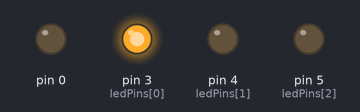
The sketch below on a simulated Arduino Uno, built with avr-gcc and run on an emulated ATmega328P. Parts: output pins drawn as LEDs (lit = HIGH). Random numbers use the default seed unless the sketch sets one.

Above: at 0.05 s.
At 0.45 s:
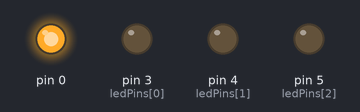
At 0.95 s:
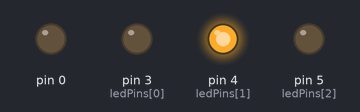
At 1.55 s:
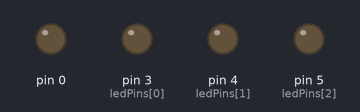
At 2.65 s:
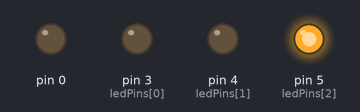
Timing chart, 0 to 3.0 s (numbered marks = the images above):
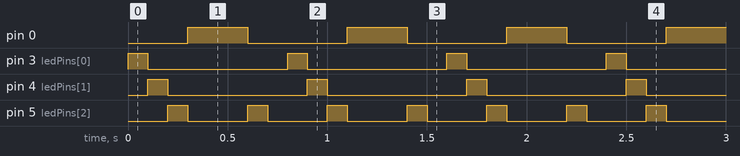

The sketch:

Circuit_04.ino
```cpp
/*
SparkFun Inventor's Kit
Example sketch 04

MULTIPLE LEDs

  Make eight LEDs dance. Dance LEDs, dance!

Hardware connections:

  You'll need eight LEDs, and eight 330 Ohm resistors
  (orange-orange-brown).

    For each LED, connect the negative side (shorter leg)
    to a 330 Ohm resistor.

    Connect the other side of the resistors to GND.

    Connect the positive side (longer leg) of the LEDs
    to Arduino digital pins 2 through 9.

This sketch was written by SparkFun Electronics,
with lots of help from the Arduino community.
This code is completely free for any use.
Visit http://learn.sparkfun.com/products/2 for SIK information.
Visit http://www.arduino.cc to learn about the Arduino.

Version 2.0 6/2012 MDG
*/


// To keep track of all the LED pins, we'll use an "array".
// An array lets you store a group of variables, and refer to them
// by their position, or "index". Here we're creating an array of
// eight integers, and initializing them to a set of values:

int ledPins[] = {3,4,5};

// The first element of an array is index 0.
// We've put the value "2" in index 0, "3" in index 1, etc.
// The final index in the above array is 7, which contains
// the value "9".

// We're using the values in this array to specify the pin numbers
// that the eight LEDs are connected to. LED 0 is connected to
// pin 2, LED 1 is connected to pin 3, etc.


void setup()
{
  int index;

  // In this sketch, we'll use "for() loops" to step variables from
  // one value to another, and perform a set of instructions for
  // each step. For() loops are a very handy way to get numbers to
  // count up or down.

  // Every for() loop has three statements separated by
  // semicolons (;):

  //   1. Something to do before starting
  //   2. A test to perform; as long as it's true, keep looping
  //   3. Something to do after each loop (increase a variable)

  // For the for() loop below, these are the three statements:

  //   1. index = 0;    Before starting, make index = 0.
  //   2. index <= 7;   If index is less or equal to 7,
  //                    run the following code.
  //			(When index = 8, continue with the sketch.)
  //   3. index++	Putting "++" after a variable means
  //                    "add one to it".
  //			(You can also use "index = index + 1".)

  // Every time you go through the loop, the statements following
  // the for() (within the brackets) will run.

  // When the test in statement 2 is finally false, the sketch
  // will continue.


  // Here we'll use a for() loop to initialize all the LED pins
  // to outputs. This is much easier than writing eight separate
  // statements to do the same thing.

  // This for() loop will make index = 0, then run the pinMode()
  // statement within the brackets. It will then do the same thing
  // for index = 2, index = 3, etc. all the way to index = 7.

  for(index = 0; index <= 7; index++)
  {
    pinMode(ledPins[index],OUTPUT);
    // ledPins[index] is replaced by the value in the array.
    // For example, ledPins[0] is 2
  }
}


void loop()
{
  // This loop() calls functions that we've written further below.
  // We've disabled some of these by commenting them out (putting
  // "//" in front of them). To try different LED displays, remove
  // the "//" in front of the ones you'd like to run, and add "//"
  // in front of those you don't to comment out (and disable) those
  // lines.

//  oneAfterAnotherNoLoop();  // Light up all the LEDs in turn

  //oneAfterAnotherLoop();  // Same as oneAfterAnotherNoLoop,
                            // but with much less typing

  oneOnAtATime();         // Turn on one LED at a time,
                            // scrolling down the line

  //pingPong();             // Light the LEDs middle to the edges

  //marquee();              // Chase lights like you see on signs

//  randomLED();            // Blink LEDs randomly
}


/*
oneAfterAnotherNoLoop()

This function will light one LED, delay for delayTime, then light
the next LED, and repeat until all the LEDs are on. It will then
turn them off in the reverse order.

This function does NOT use a for() loop. We've done it the hard way
to show you how much easier life can be when you use for() loops.
Take a look at oneAfterAnotherLoop() further down, which does
exactly the same thing with much less typing.
*/

void oneAfterAnotherNoLoop()
{
  int delayTime = 100; // time (milliseconds) to pause between LEDs
                       // make this smaller for faster switching

  // turn all the LEDs on:

  digitalWrite(ledPins[0], HIGH);  //Turns on LED #0 (pin 2)
  delay(delayTime);                //wait delayTime milliseconds
  digitalWrite(ledPins[1], HIGH);  //Turns on LED #1 (pin 3)
  delay(delayTime);                //wait delayTime milliseconds
  digitalWrite(ledPins[2], HIGH);  //Turns on LED #2 (pin 4)
  delay(delayTime);                //wait delayTime milliseconds
//  digitalWrite(ledPins[3], HIGH);  //Turns on LED #3 (pin 5)
//  delay(delayTime);                //wait delayTime milliseconds
//  digitalWrite(ledPins[4], HIGH);  //Turns on LED #4 (pin 6)
//  delay(delayTime);                //wait delayTime milliseconds
//  digitalWrite(ledPins[5], HIGH);  //Turns on LED #5 (pin 7)
//  delay(delayTime);                //wait delayTime milliseconds
//  digitalWrite(ledPins[6], HIGH);  //Turns on LED #6 (pin 8)
//  delay(delayTime);                //wait delayTime milliseconds
//  digitalWrite(ledPins[7], HIGH);  //Turns on LED #7 (pin 9)
//  delay(delayTime);                //wait delayTime milliseconds

  // turn all the LEDs off:

//  digitalWrite(ledPins[7], LOW);   //Turn off LED #7 (pin 9)
//  delay(delayTime);                //wait delayTime milliseconds
//  digitalWrite(ledPins[6], LOW);   //Turn off LED #6 (pin 8)
//  delay(delayTime);                //wait delayTime milliseconds
//  digitalWrite(ledPins[5], LOW);   //Turn off LED #5 (pin 7)
//  delay(delayTime);                //wait delayTime milliseconds
//  digitalWrite(ledPins[4], LOW);   //Turn off LED #4 (pin 6)
//  delay(delayTime);                //wait delayTime milliseconds
//  digitalWrite(ledPins[3], LOW);   //Turn off LED #3 (pin 5)
//  delay(delayTime);                //wait delayTime milliseconds
  digitalWrite(ledPins[2], LOW);   //Turn off LED #2 (pin 4)
  delay(delayTime);                //wait delayTime milliseconds
  digitalWrite(ledPins[1], LOW);   //Turn off LED #1 (pin 3)
  delay(delayTime);                //wait delayTime milliseconds
  digitalWrite(ledPins[0], LOW);   //Turn off LED #0 (pin 2)
  delay(delayTime);                //wait delayTime milliseconds
}


/*
oneAfterAnotherLoop()

This function does exactly the same thing as oneAfterAnotherNoLoop(),
but it takes advantage of for() loops and the array to do it with
much less typing.
*/

void oneAfterAnotherLoop()
{
  int index;
  int delayTime = 100; // milliseconds to pause between LEDs
                       // make this smaller for faster switching

  // Turn all the LEDs on:

  // This for() loop will step index from 0 to 7
  // (putting "++" after a variable means add one to it)
  // and will then use digitalWrite() to turn that LED on.

  for(index = 0; index <= 2; index++)
  {
    digitalWrite(ledPins[index], HIGH);
    delay(delayTime);
  }

  // Turn all the LEDs off:

  // This for() loop will step index from 7 to 0
  // (putting "--" after a variable means subtract one from it)
  // and will then use digitalWrite() to turn that LED off.

  for(index = 2; index >= 0; index--)
  {
    digitalWrite(ledPins[index], LOW);
    delay(delayTime);
  }
}


/*
oneOnAtATime()

This function will step through the LEDs,
lighting only one at at time.
*/

void oneOnAtATime()
{
  int index;
  int delayTime = 100; // milliseconds to pause between LEDs
                       // make this smaller for faster switching

  // step through the LEDs, from 0 to 7

  for(index = 0; index <= 7; index++)
  {
    digitalWrite(ledPins[index], HIGH);  // turn LED on
    delay(delayTime);                    // pause to slow down
    digitalWrite(ledPins[index], LOW);   // turn LED off
  }
}


/*
pingPong()

This function will step through the LEDs,
lighting one at at time in both directions.
*/

void pingPong()
{
  int index;
  int delayTime = 100; // milliseconds to pause between LEDs
                       // make this smaller for faster switching

  // step through the LEDs, from 0 to 7

  for(index = 0; index <= 2; index++)
  {
    digitalWrite(ledPins[index], HIGH);  // turn LED on
    delay(delayTime);                    // pause to slow down
    digitalWrite(ledPins[index], LOW);   // turn LED off
  }

  // step through the LEDs, from 7 to 0

  for(index = 2; index >= 0; index--)
  {
    digitalWrite(ledPins[index], HIGH);  // turn LED on
    delay(delayTime);                    // pause to slow down
    digitalWrite(ledPins[index], LOW);   // turn LED off
  }
}


/*
marquee()

This function will mimic "chase lights" like those around signs.
*/

void marquee()
{
  int index;
  int delayTime = 200; // milliseconds to pause between LEDs
                       // Make this smaller for faster switching

  // Step through the first four LEDs
  // (We'll light up one in the lower 4 and one in the upper 4)

  for(index = 0; index <= 3; index++) // Step from 0 to 3
  {
    digitalWrite(ledPins[index], HIGH);    // Turn a LED on
    digitalWrite(ledPins[index+4], HIGH);  // Skip four, and turn that LED on
    delay(delayTime);                      // Pause to slow down the sequence
    digitalWrite(ledPins[index], LOW);     // Turn the LED off
    digitalWrite(ledPins[index+4], LOW);   // Skip four, and turn that LED off
  }
}


/*
randomLED()

This function will turn on random LEDs. Can you modify it so it
also lights them for random times?
*/

void randomLED()
{
  int index;
  int delayTime;

  // The random() function will return a semi-random number each
  // time it is called. See http://arduino.cc/en/Reference/Random
  // for tips on how to make random() even more random.

  index = random(3);	// pick a random number between 0 and 7
  delayTime = 100;

  digitalWrite(ledPins[index], HIGH);  // turn LED on
  delay(delayTime);                    // pause to slow down
  digitalWrite(ledPins[index], LOW);   // turn LED off
}
```

Measured:
- by itself, pin 0: alternates HIGH for 0.30 s and LOW for 0.50 s
- by itself, pin 3 (ledPins[0]), pin 4 (ledPins[1]): alternates HIGH for 0.10 s and LOW for 0.70 s
- by itself, pin 5 (ledPins[2]): alternates HIGH for 0.10 s and LOW for 0.30 s
